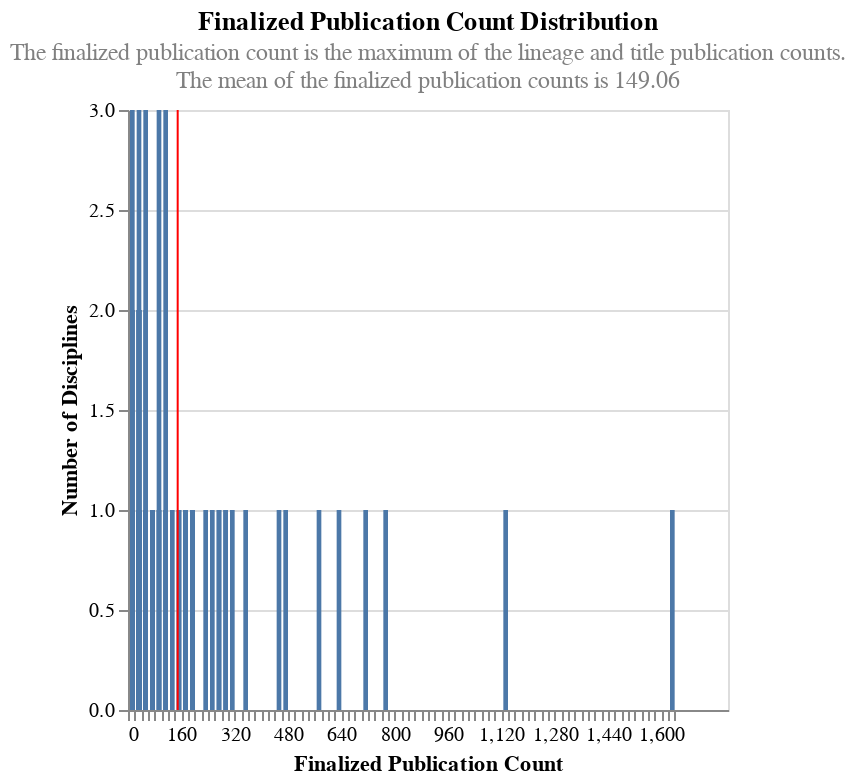

The notebook cell this image was saved under:
### Markdown cell above
Our only value with almost a perfect correlation is publication_count so let's combine the two and see if we can get a better sense of publications per discipline, as well as if disciplines with fewer publications are skewing our results.

### Code cell
pub_counts = merged_discipline_stats[merged_discipline_stats.statistic == "publication_count"]

pub_counts['finalized_publication_counts'] = np.maximum(pub_counts['lineage_statistic_value'], pub_counts['title_statistic_value'])

# Calculate mean of finalized_publication_counts
mean_value = pub_counts['finalized_publication_counts'].mean()

# Create base chart
base = alt.Chart(pub_counts).mark_bar().encode(
    x=alt.X('finalized_publication_counts:Q', bin=alt.Bin(maxbins=100), axis=alt.Axis(title='Finalized Publication Count')),
    y=alt.Y('count():Q', axis=alt.Axis(title='Number of Disciplines')),
    tooltip=['finalized_publication_counts', 'count()']
).properties(
    title={
        "text": "Finalized Publication Count Distribution",
        "subtitle": ["The finalized publication count is the maximum of the lineage and title publication counts.", f"The mean of the finalized publication counts is {mean_value:.2f}"],
        "color": "black",
        "subtitleColor": "gray"
    }
)

# Create mean line
mean_line = alt.Chart(pd.DataFrame({'mean_value': [mean_value]})).mark_rule(color='red').encode(
    x='mean_value:Q'
)

# Combine base chart and mean line
chart = alt.layer(base, mean_line)

chart

### Figure 1 — Vega-Lite specification as saved in the notebook (floating-point values rounded to 4 significant figures)
{"$schema": "https://vega.github.io/schema/vega-lite/v5.6.1.json", "config": {"view": {"continuousHeight": 300, "continuousWidth": 300}}, "datasets": {"data-2271721b70113644229a1b2e13bbe4f6": [{"discipline": "Environmental Science", "finalized_publication_counts": 65, "lineage_statistic_value": 65, "statistic": "publication_count", "title_statistic_value": 62}, {"discipline": "Irish Studies", "finalized_publication_counts": 64, "lineage_statistic_value": 64, "statistic": "publication_count", "title_statistic_value": 64}, {"discipline": "Biological Sciences", "finalized_publication_counts": 299, "lineage_statistic_value": 299, "statistic": "publication_count", "title_statistic_value": 285}, {"discipline": "Mathematics", "finalized_publication_counts": 127, "lineage_statistic_value": 127, "statistic": "publication_count", "title_statistic_value": 119}, {"discipline": "Science & Mathematics", "finalized_publication_counts": 701, "lineage_statistic_value": 701, "statistic": "publication_count", "title_statistic_value": 696}, {"discipline": "Archaeology", "finalized_publication_counts": 171, "lineage_statistic_value": 171, "statistic": "publication_count", "title_statistic_value": 167}, {"discipline": "Language & Literature", "finalized_publication_counts": 625, "lineage_statistic_value": 625, "statistic": "publication_count", "title_statistic_value": 625}, {"discipline": "Management & Organizational Behavior", "finalized_publication_counts": 62, "lineage_statistic_value": 62, "statistic": "publication_count", "title_statistic_value": 60}, {"discipline": "International Relations", "finalized_publication_counts": 163, "lineage_statistic_value": 163, "statistic": "publication_count", "title_statistic_value": 161}, {"discipline": "Finance", "finalized_publication_counts": 55, "lineage_statistic_value": 55, "statistic": "publication_count", "title_statistic_value": 55}, {"discipline": "Area Studies", "finalized_publication_counts": 777, "lineage_statistic_value": 777, "statistic": "publication_count", "title_statistic_value": 768}, {"discipline": "Anthropology", "finalized_publication_counts": 143, "lineage_statistic_value": 143, "statistic": "publication_count", "title_statistic_value": 141}, {"discipline": "Security Studies", "finalized_publication_counts": 199, "lineage_statistic_value": 199, "statistic": "publication_count", "title_statistic_value": 198}, {"discipline": "Social Sciences", "finalized_publication_counts": 1634, "lineage_statistic_value": 1634, "statistic": "publication_count", "title_statistic_value": 1619}, {"discipline": "Botany & Plant Sciences", "finalized_publication_counts": 166, "lineage_statistic_value": 166, "statistic": "publication_count", "title_statistic_value": 159}, {"discipline": "Art & Art History", "finalized_publication_counts": 276, "lineage_statistic_value": 276, "statistic": "publication_count", "title_statistic_value": 276}, {"discipline": "History", "finalized_publication_counts": 578, "lineage_statistic_value": 578, "statistic": "publication_count", "title_statistic_value": 574}, {"discipline": "Humanities", "finalized_publication_counts": 1126, "lineage_statistic_value": 1126, "statistic": "publication_count", "title_statistic_value": 1119}, {"discipline": "Business", "finalized_publication_counts": 318, "lineage_statistic_value": 318, "statistic": "publication_count", "title_statistic_value": 318}, {"discipline": "Business & Economics", "finalized_publication_counts": 446, "lineage_statistic_value": 446, "statistic": "publication_count", "title_statistic_value": 445}, {"discipline": "Economics", "finalized_publication_counts": 264, "lineage_statistic_value": 264, "statistic": "publication_count", "title_statistic_value": 262}, {"discipline": "Political Science", "finalized_publication_counts": 342, "lineage_statistic_value": 342, "statistic": "publication_count", "title_statistic_value": 341}, {"discipline": "Engineering", "finalized_publication_counts": 23, "lineage_statistic_value": 23, "statistic": "publication_count", "title_statistic_value": 23}, {"discipline": "Sustainability", "finalized_publication_counts": 191, "lineage_statistic_value": 191, "statistic": "publication_count", "title_statistic_value": 186}, {"discipline": "Peace & Conflict Studies", "finalized_publication_counts": 114, "lineage_statistic_value": 114, "statistic": "publication_count", "title_statistic_value": 114}, {"discipline": "Education", "finalized_publication_counts": 291, "lineage_statistic_value": 291, "statistic": "publication_count", "title_statistic_value": 291}, {"discipline": "General Science", "finalized_publication_counts": 70, "lineage_statistic_value": 70, "statistic": "publication_count", "title_statistic_value": 67}, {"discipline": "Arts", "finalized_publication_counts": 473, "lineage_statistic_value": 473, "statistic": "publication_count", "title_statistic_value": 473}, {"discipline": "European Studies", "finalized_publication_counts": 30, "lineage_statistic_value": 30, "statistic": "publication_count", "title_statistic_value": 23}, {"discipline": "Health Sciences", "finalized_publication_counts": 100, "lineage_statistic_value": 100, "statistic": "publication_count", "title_statistic_value": 99}, {"discipline": "Asian Studies", "finalized_publication_counts": 193, "lineage_statistic_value": 193, "statistic": "publication_count", "title_statistic_value": 190}, {"discipline": "Medicine & Allied Health", "finalized_publication_counts": 195, "lineage_statistic_value": 195, "statistic": "publication_count", "title_statistic_value": 194}, {"discipline": "Jewish Studies", "finalized_publication_counts": 75, "lineage_statistic_value": 75, "statistic": "publication_count", "title_statistic_value": 75}, {"discipline": "African American Studies", "finalized_publication_counts": 31, "lineage_statistic_value": 31, "statistic": "publication_count", "title_statistic_value": 31}, {"discipline": "Linguistics", "finalized_publication_counts": 80, "lineage_statistic_value": 80, "statistic": "publication_count", "title_statistic_value": 80}, {"discipline": "Law", "finalized_publication_counts": 248, "lineage_statistic_value": 248, "statistic": "publication_count", "title_statistic_value": 248}, {"discipline": "Technology", "finalized_publication_counts": 29, "lineage_statistic_value": 29, "statistic": "publication_count", "title_statistic_value": 24}, {"discipline": "Health Policy", "finalized_publication_counts": 63, "lineage_statistic_value": 63, "statistic": "publication_count", "title_statistic_value": 63}, {"discipline": "Public Health", "finalized_publication_counts": 92, "lineage_statistic_value": 92, "statistic": "publication_count", "title_statistic_value": 92}, {"discipline": "Geography", "finalized_publication_counts": 53, "lineage_statistic_value": 53, "statistic": "publication_count", "title_statistic_value": 53}, {"discipline": "Social Work", "finalized_publication_counts": 35, "lineage_statistic_value": 35, "statistic": "publication_count", "title_statistic_value": 35}, {"discipline": "Geology", "finalized_publication_counts": 5, "lineage_statistic_value": 5, "statistic": "publication_count", "title_statistic_value": 5}, {"discipline": "History of Science & Technology", "finalized_publication_counts": 55, "lineage_statistic_value": 55, "statistic": "publication_count", "title_statistic_value": 55}, {"discipline": "Food Studies", "finalized_publication_counts": 5, "lineage_statistic_value": 5, "statistic": "publication_count", "title_statistic_value": 5}, {"discipline": "Communication Studies", "finalized_publication_counts": 13, "lineage_statistic_value": 13, "statistic": "publication_count", "title_statistic_value": 13}, {"discipline": "Environmental Studies", "finalized_publication_counts": 23, "lineage_statistic_value": 23, "statistic": "publication_count", "title_statistic_value": 23}, {"discipline": "Sociology", "finalized_publication_counts": 225, "lineage_statistic_value": 225, "statistic": "publication_count", "title_statistic_value": 223}, {"discipline": "Architecture & Architectural History", "finalized_publication_counts": 69, "lineage_statistic_value": 69, "statistic": "publication_count", "title_statistic_value": 69}, {"discipline": "Statistics", "finalized_publication_counts": 57, "lineage_statistic_value": 57, "statistic": "publication_count", "title_statistic_value": 57}, {"discipline": "Religion", "finalized_publication_counts": 196, "lineage_statistic_value": 196, "statistic": "publication_count", "title_statistic_value": 196}, {"discipline": "Philosophy", "finalized_publication_counts": 169, "lineage_statistic_value": 169, "statistic": "publication_count", "title_statistic_value": 169}, {"discipline": "Middle East Studies", "finalized_publication_counts": 85, "lineage_statistic_value": 85, "statistic": "publication_count", "title_statistic_value": 83}, {"discipline": "Ecology & Evolutionary Biology", "finalized_publication_counts": 114, "lineage_statistic_value": 114, "statistic": "publication_count", "title_statistic_value": 110}, {"discipline": "Marketing & Advertising", "finalized_publication_counts": 16, "lineage_statistic_value": 16, "statistic": "publication_count", "title_statistic_value": 16}, {"discipline": "Transportation Studies", "finalized_publication_counts": 10, "lineage_statistic_value": 10, "statistic": "publication_count", "title_statistic_value": 10}, {"discipline": "Paleontology", "finalized_publication_counts": 14, "lineage_statistic_value": 14, "statistic": "publication_count", "title_statistic_value": 14}, {"discipline": "Criminology & Criminal Justice", "finalized_publication_counts": 21, "lineage_statistic_value": 21, "statistic": "publication_count", "title_statistic_value": 21}, {"discipline": "Psychology", "finalized_publication_counts": 48, "lineage_statistic_value": 48, "statistic": "publication_count", "title_statistic_value": 48}, {"discipline": "Military Studies", "finalized_publication_counts": 38, "lineage_statistic_value": 38, "statistic": "publication_count", "title_statistic_value": 38}, {"discipline": "Folklore", "finalized_publication_counts": 31, "lineage_statistic_value": 31, "statistic": "publication_count", "title_statistic_value": 31}, {"discipline": "Music", "finalized_publication_counts": 114, "lineage_statistic_value": 114, "statistic": "publication_count", "title_statistic_value": 114}, {"discipline": "American Studies", "finalized_publication_counts": 140, "lineage_statistic_value": 140, "statistic": "publication_count", "title_statistic_value": 140}, {"discipline": "Public Policy & Administration", "finalized_publication_counts": 55, "lineage_statistic_value": 55, "statistic": "publication_count", "title_statistic_value": 55}, {"discipline": "Garden & Landscape", "finalized_publication_counts": 11, "lineage_statistic_value": 11, "statistic": "publication_count", "title_statistic_value": 11}, {"discipline": "Aquatic Sciences", "finalized_publication_counts": 26, "lineage_statistic_value": 26, "statistic": "publication_count", "title_statistic_value": 26}, {"discipline": "American Indian Studies", "finalized_publication_counts": 10, "lineage_statistic_value": 10, "statistic": "publication_count", "title_statistic_value": 10}, {"discipline": "Zoology", "finalized_publication_counts": 85, "lineage_statistic_value": 85, "statistic": "publication_count", "title_statistic_value": 83}, {"discipline": "African Studies", "finalized_publication_counts": 85, "lineage_statistic_value": 85, "statistic": "publication_count", "title_statistic_value": 85}, {"discipline": "Horticulture", "finalized_publication_counts": 12, "lineage_statistic_value": 12, "statistic": "publication_count", "title_statistic_value": 12}, {"discipline": "Classical Studies", "finalized_publication_counts": 103, "lineage_statistic_value": 103, "statistic": "publication_count", "title_statistic_value": 101}, {"discipline": "Gender Studies", "finalized_publication_counts": 31, "lineage_statistic_value": 31, "statistic": "publication_count", "title_statistic_value": 29}, {"discipline": "Bibliography", "finalized_publication_counts": 33, "lineage_statistic_value": 33, "statistic": "publication_count", "title_statistic_value": 33}, {"discipline": "Feminist & Women's Studies", "finalized_publication_counts": 45, "lineage_statistic_value": 45, "statistic": "publication_count", "title_statistic_value": 45}, {"discipline": "Performing Arts", "finalized_publication_counts": 38, "lineage_statistic_value": 38, "statistic": "publication_count", "title_statistic_value": 38}, {"discipline": "Labor & Employment Relations", "finalized_publication_counts": 34, "lineage_statistic_value": 34, "statistic": "publication_count", "title_statistic_value": 34}, {"discipline": "Latin American Studies", "finalized_publication_counts": 77, "lineage_statistic_value": 77, "statistic": "publication_count", "title_statistic_value": 77}, {"discipline": "Computer Science", "finalized_publication_counts": 10, "lineage_statistic_value": 10, "statistic": "publication_count", "title_statistic_value": 7}, {"discipline": "Film Studies", "finalized_publication_counts": 28, "lineage_statistic_value": 28, "statistic": "publication_count", "title_statistic_value": 28}, {"discipline": "Agriculture", "finalized_publication_counts": 26, "lineage_statistic_value": 26, "statistic": "publication_count", "title_statistic_value": 21}, {"discipline": "Library Science", "finalized_publication_counts": 27, "lineage_statistic_value": 27, "statistic": "publication_count", "title_statistic_value": 27}, {"discipline": "British Studies", "finalized_publication_counts": 16, "lineage_statistic_value": 16, "statistic": "publication_count", "title_statistic_value": 16}, {"discipline": "Urban Studies", "finalized_publication_counts": 24, "lineage_statistic_value": 24, "statistic": "publication_count", "title_statistic_value": 24}, {"discipline": "Science & Technology Studies", "finalized_publication_counts": 32, "lineage_statistic_value": 32, "statistic": "publication_count", "title_statistic_value": 29}, {"discipline": "Population Studies", "finalized_publication_counts": 45, "lineage_statistic_value": 45, "statistic": "publication_count", "title_statistic_value": 44}, {"discipline": "Museum Studies", "finalized_publication_counts": 24, "lineage_statistic_value": 24, "statistic": "publication_count", "title_statistic_value": 18}, {"discipline": "Cultural Studies", "finalized_publication_counts": 22, "lineage_statistic_value": 22, "statistic": "publication_count", "title_statistic_value": 20}, {"discipline": "Slavic Studies", "finalized_publication_counts": 33, "lineage_statistic_value": 33, "statistic": "publication_count", "title_statistic_value": 33}, {"discipline": "Developmental & Cell Biology", "finalized_publication_counts": 7, "lineage_statistic_value": 7, "statistic": "publication_count", "title_statistic_value": 7}, {"discipline": "Development Studies", "finalized_publication_counts": 40, "lineage_statistic_value": 40, "statistic": "publication_count", "title_statistic_value": 40}, {"discipline": "Astronomy", "finalized_publication_counts": 1, "lineage_statistic_value": 1, "statistic": "publication_count", "title_statistic_value": 1}], "data-95f98c1fafdc6cd9ec4e06926e8d58fb": [{"mean_value": 149.1}]}, "layer": [{"data": {"name": "data-2271721b70113644229a1b2e13bbe4f6"}, "encoding": {"tooltip": [{"field": "finalized_publication_counts", "type": "quantitative"}, {"aggregate": "count", "type": "quantitative"}], "x": {"axis": {"title": "Finalized Publication Count"}, "bin": {"maxbins": 100}, "field": "finalized_publication_counts", "type": "quantitative"}, "y": {"aggregate": "count", "axis": {"title": "Number of Disciplines"}, "type": "quantitative"}}, "mark": {"type": "bar"}, "title": {"color": "black", "subtitle": ["The finalized publication count is the maximum of the lineage and title publication counts.", "The mean of the finalized publication counts is 149.06"], "subtitleColor": "gray", "text": "Finalized Publication Count Distribution"}}, {"data": {"name": "data-95f98c1fafdc6cd9ec4e06926e8d58fb"}, "encoding": {"x": {"field": "mean_value", "type": "quantitative"}}, "mark": {"color": "red", "type": "rule"}}]}
